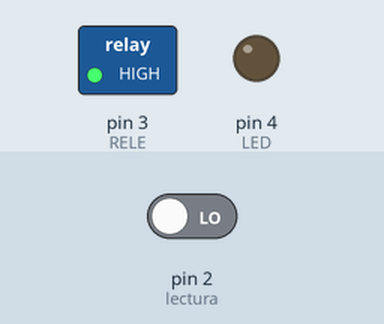
A sketch run on a simulated Arduino Uno, built with avr-gcc and run on an emulated ATmega328P. Shown: switched loads named in the sketch (green lamp = pin HIGH), output pins drawn as LEDs (lit = HIGH). The inputs (shaded band) are chosen by the test bench; at power-on: pin 2 (lectura) LOW.

Above: at 1.2 s.
1.3 s: pin 2 (lectura) driven HIGH
At 1.7 s:
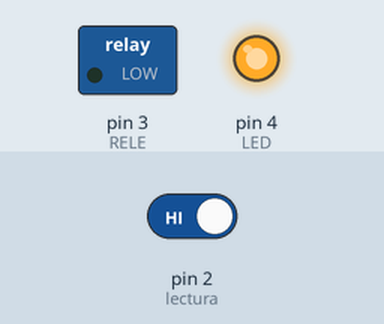
2.8 s: pin 2 (lectura) driven LOW
At 4.0 s:
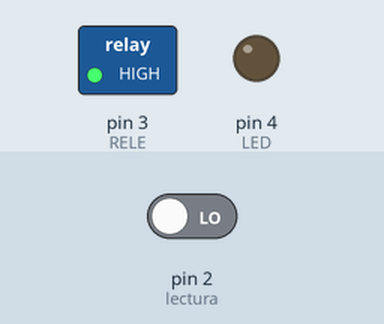
Timing chart, 0 to 5.8 s (numbered marks = the images above; inputs shaded):
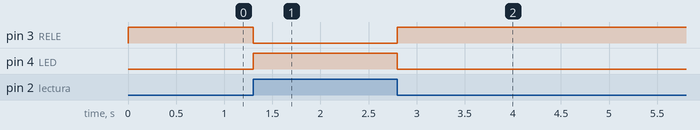

The sketch:

SISTEMA_DE_LLENADO_AUTOMATICO.ino
```cpp
/*
   Fundacion Kinal
   Centro educativo tecnico laboral Kinal
   Quinto perito
   Quinto electronica
   Codigo Tecnico: EB5AM / EB5AV
   Curso: Taller de electronica digital y reparacion de computadoras I
   Proyecto: SISTEMA_DE_LLENADO_AUTOMATICO
   Dev: Luis Fernando Alvarado Ramirez
   Fecha: 20 de abril de 2023
*/
#define lectura 2
#define RELE 3
#define LED 4
void setup()
{
  pinMode(lectura, INPUT);
  pinMode(RELE, OUTPUT);
  pinMode(LED, OUTPUT);

}
void loop()
{
  bool estado_boton = digitalRead(lectura);
  if(estado_boton==HIGH)
  {
    digitalWrite(RELE,LOW);
    digitalWrite(LED,HIGH);

  }
   if(estado_boton==LOW)
  {
    digitalWrite(RELE,HIGH);
    digitalWrite(LED,LOW);
  }

  }
```

Measured:
- after the input at 1.3 s, pin 3 (RELE): HIGH → LOW at once; pin 4 (LED): LOW → HIGH at once
- after the input at 2.8 s, pin 3 (RELE): LOW → HIGH at once; pin 4 (LED): HIGH → LOW at once
